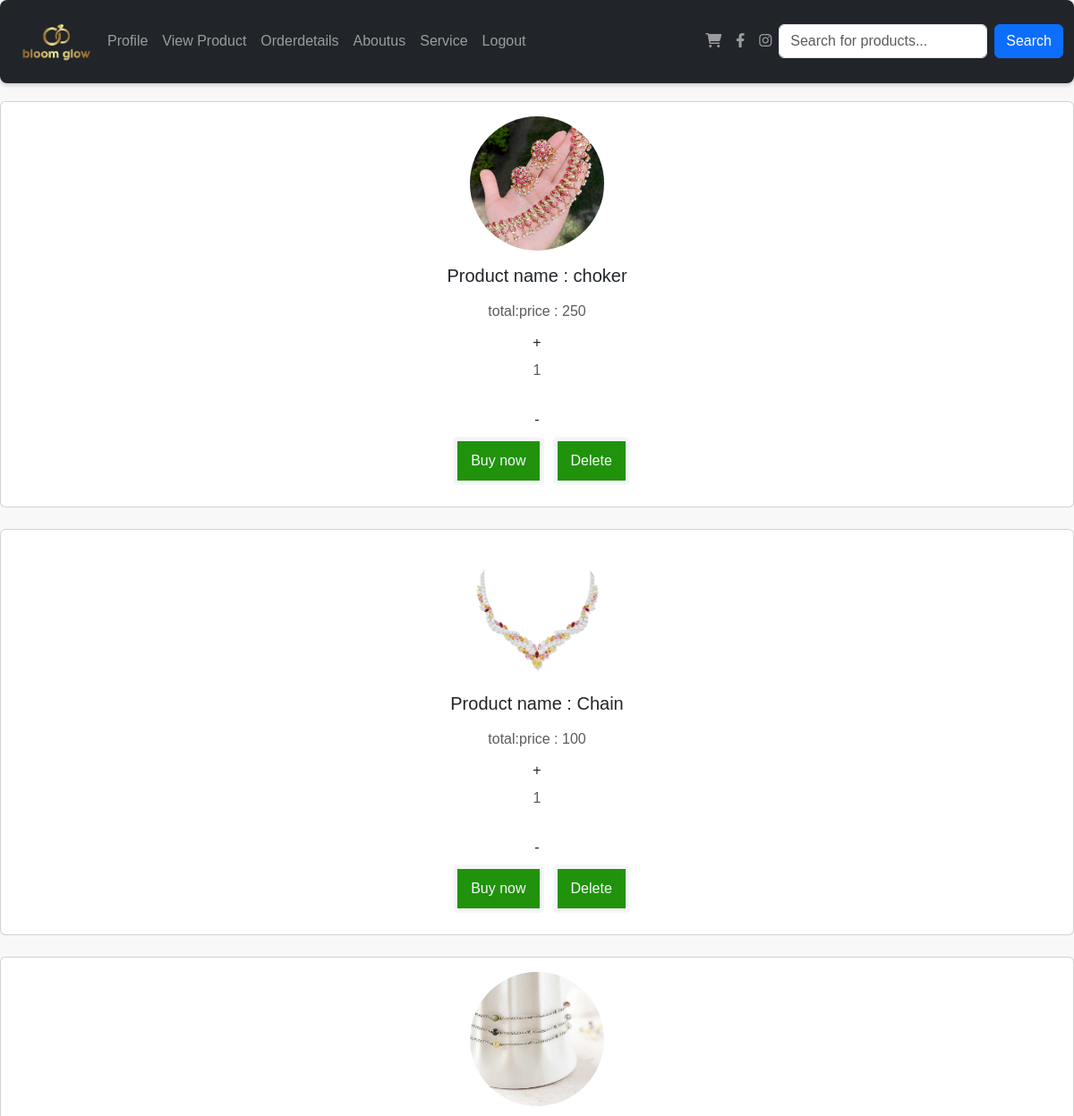
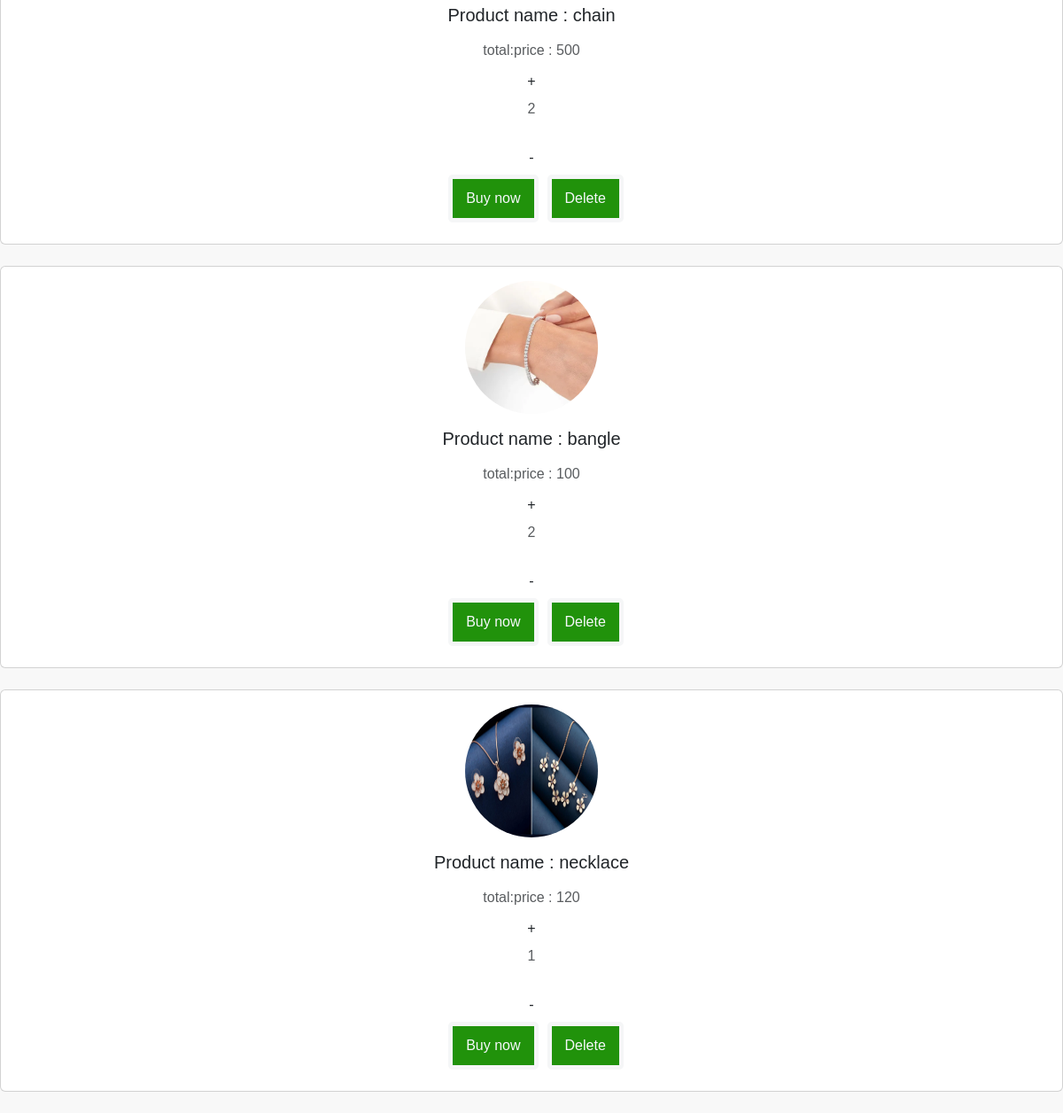
/user_view_cart (signed in), run on the app's committed database (2 pictures, top to bottom).
### app/models.py (models this page shows, shortened)
class cart(models.Model):
    user = models.ForeignKey(Register,on_delete=models.CASCADE)
    product = models.ForeignKey(Product,on_delete=models.CASCADE)
    quantity = models.IntegerField()
    def total_price(self):
        return self.quantity * self.product.price

class Product(models.Model):
    shop = models.ForeignKey(Shopreg,on_delete=models.CASCADE)
    name = models.TextField()
    discription = models.TextField()
    price = models.IntegerField()
    quantity = models.IntegerField()
    offerprice = models.IntegerField()
    image = models.FileField()

### app/views.py (the view)
# urls.py: path('user_view_cart',views.user_view_cart),
def user_view_cart(req):
    if 'user' in req.session:
        data=cart.objects.filter(user=get_usr(req))
        return render(req,'user/addtocart.html',{'data':data})

### app/views.py (called while the page is built)
def get_usr(req):
    data=Register.objects.get(Email=req.session['user'])
    return data

### template/user/addtocart.html (shortened to what this page needs)
<!DOCTYPE html>
<html lang="en">
<head>
    <link href="https://cdn.jsdelivr.net/npm/bootstrap@5.3.3/dist/css/bootstrap.min.css" rel="stylesheet">
  <link href="https://cdnjs.cloudflare.com/ajax/libs/font-awesome/6.0.0-beta3/css/all.min.css" rel="stylesheet">
</head>
<body>
  <nav id="nav" class="navbar navbar-expand-sm navbar-dark bg-dark sticky-top">
    <div class="container-fluid">
      <a href="../userhome" class="logo"  >
        <img src="../static/logo.png" alt="logo" width="100px">
      </a>
      <div class="collapse navbar-collapse" id="mynavbar">
        <ul class="navbar-nav me-auto">
          <li class="nav-item">
            <a class="nav-link" href="../profile">Profile</a>
          </li>
          <li class="nav-item">
            <a class="nav-link" href="../userviewproduct">View Product</a>
          </li>
          <li class="nav-item">
            <a class="nav-link" href="../orderdetails">Orderdetails</a>
          </li>
        <li class="nav-item">
          <a class="nav-link" href="../aboutus">Aboutus</a>
        </li>
      <li class="nav-item">
        <a class="nav-link" href="../service">Service</a>
      </li>
          <li class="nav-item">
            <a class="nav-link" href="../logout">Logout</a>
          </li>
        </ul>
         <ul class="navbar-nav d-flex align-items-center">
          <li class="nav-item">
            <a class="nav-link" href="../user_view_cart" target="_blank">
              <i class="fas fa-shopping-cart"></i>
            </a>
          </li>
          <li class="nav-item">
            <a class="nav-link" href="https://facebook.com" target="_blank">
              <i class="fab fa-facebook-f"></i>
            </a>
          </li>
          <li class="nav-item">
            <a class="nav-link" href="https://instagram.com" target="_blank">
              <i class="fab fa-instagram"></i>
            </a>
          </li>
        </ul>
    <form class="d-flex" method="post" action="{% url 'product_search' %}">
      <input type="text" class="form-control me-2" name="query" placeholder="Search for products...">
      <button type="submit" class="btn btn-primary">Search</button>
    </form>
      </div>
    </div>
  </nav>
     {% for i in data %}
         <div class="card mb-4">
           <div class="card-body text-center">
             <img src="{{i.product.image.url}}" alt="avatar" class="rounded-circle img-fluid" style="width: 150px;height: 150px;">
             <h5 class="my-3">Product name : {{i.product.name}}</h5>
             <p class="text-muted mb-1">total:price : {{i.total_price}}</p>
             <a href="../qty_incri/{{i.pk}}" class="btn">+</a><p class="text-muted mb-4">{{i.quantity}}</p>
             <a href="../qty_decri/{{i.pk}}" class="btn">-</a>
             <div class="d-flex justify-content-center mb-2">
               <a class="pro" href="../payment/{{i.product.pk}}">Buy now</a>
               <a class="pro" href="../deleteitem/{{i.pk}}">Delete</a>
             </div>
           </div>
         </div>
         {% endfor %}
</body>
</html>

### template/user/addtocart.html (style rules this page uses)
body { font-family: Arial, sans-serif; background-color: #f8f8f8; }
#nav { box-shadow: 0 2px 5px rgba(0, 0, 0, 0.2); margin-bottom: 20px; border-radius: 8px; }
.pro { display: inline-block; padding: 10px 15px; color: hwb(228 97% 1%); background-color: rgb(33, 146, 11); border: 5px solid #f5f6f7; text-align: center; text-decoration: none; border-radius: 5px; margin-left: 10px; transition: background-color 0.3s, color 0.3s; }

### data on the page
cart: product.image (picture), product.name "choker", total_price "250", quantity "1"
cart: product.image (picture), product.name "Chain", total_price "100", quantity "1"
cart: product.image (picture), product.name "chain", total_price "500", quantity "2"
cart: product.image (picture), product.name "bangle", total_price "100", quantity "2"
cart: product.image (picture), product.name "necklace", total_price "120", quantity "1"
